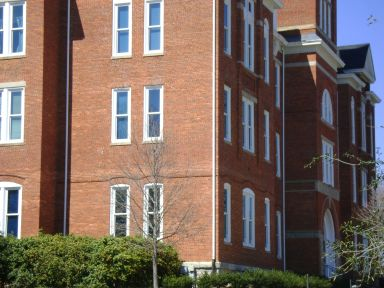
#> input picture cvintro/img/clemson00.jpg, 384 x 288 px
$ jupyter execute lesson24_stitching_mosaicking.ipynb
#> lines starting #> are read from the running program, lines starting #| are printed output that depends on the picture; after the words box and inside, x2 and y2 are one past the last pixel; in counts of white or black regions, pixels touching at a corner belong together
# Lesson 24: Image Stitching and Mosaicking

This lesson brings together feature detection and matching (Lesson 19), robust fitting (Lesson 22), and homography estimation (Lesson 23) into a complete pipeline that stitches two overlapping photos into a single seamless panorama.

[cell 1]
import numpy as np
import cv2
import matplotlib.pyplot as plt

## The pipeline, at a glance

1. **Detect and match features** between the two photos (Lesson 19: SIFT + ratio test).
2. **Estimate a homography** relating one image's plane to the other's, robustly (Lesson 23's homography, Lesson 22's RANSAC).
3. **Warp** one image into the other's coordinate frame (Lesson 9: `cv2.warpPerspective`).
4. **Composite and blend** the two images onto one canvas, feathering across the overlap so the seam is invisible.

## Two overlapping photos

Two photos of the same brick building, taken from slightly different positions with substantial overlap.

[cell 2]
view1 = cv2.imread('../img/clemson00.jpg')
#> view1 is the input picture: shape (288, 384, 3); mean B, G, R 95.3, 104.5, 121.7
view2 = cv2.imread('../img/clemson01.jpg')
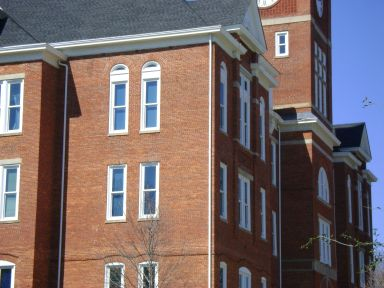
#> input picture cvintro/img/clemson01.jpg, 384 x 288 px
#> view2 is the input picture: shape (288, 384, 3); mean B, G, R 104.9, 105.3, 120.2

fig, axes = plt.subplots(1, 2, figsize=(9, 3.5))
axes[0].imshow(cv2.cvtColor(view1, cv2.COLOR_BGR2RGB))
axes[0].set_title('View 1')
axes[1].imshow(cv2.cvtColor(view2, cv2.COLOR_BGR2RGB))
axes[1].set_title('View 2')
for ax in axes:
    ax.axis('off')
plt.tight_layout()
plt.show()

<p class="image-attribution">Image source: Stan Birchfield</p>

## Step 1: feature matching

[cell 3]
gray1 = cv2.cvtColor(view1, cv2.COLOR_BGR2GRAY)
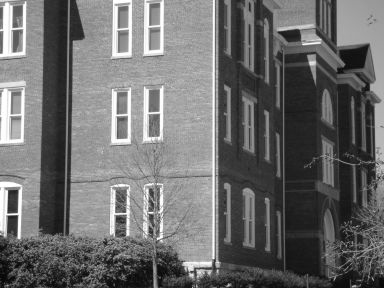
#> gray1: shape (288, 384); min 2, max 255, mean 108.6
gray2 = cv2.cvtColor(view2, cv2.COLOR_BGR2GRAY)
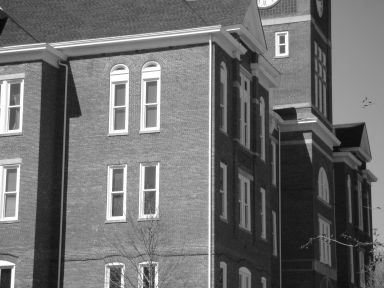
#> gray2: shape (288, 384); min 2, max 255, mean 109.7

sift = cv2.SIFT_create()
kp1, des1 = sift.detectAndCompute(gray1, None)
#> kp1 = 938 keypoints; strongest (x, y, size): (12, 194, 7.5), (12, 206, 7.6), (12, 222, 7.8), (312, 63, 5.6)
kp2, des2 = sift.detectAndCompute(gray2, None)
#> kp2 = 708 keypoints; strongest (x, y, size): (282, 49, 4), (308, 141, 5.4), (13, 271, 3), (282, 39, 3.9)

bf = cv2.BFMatcher()
raw_matches = bf.knnMatch(des1, des2, k=2)
#> raw_matches = 938 matches
good_matches = [m for m, n in raw_matches if m.distance < 0.75 * n.distance]
#> good_matches = 315 matches

print(f'keypoints: {len(kp1)} (view 1), {len(kp2)} (view 2)')
#| keypoints: 938 (view 1), 708 (view 2)
print(f'good matches after ratio test: {len(good_matches)}')
#| good matches after ratio test: 315

match_vis = cv2.drawMatches(view1, kp1, view2, kp2, good_matches[:60], None,
                             flags=cv2.DrawMatchesFlags_NOT_DRAW_SINGLE_POINTS)
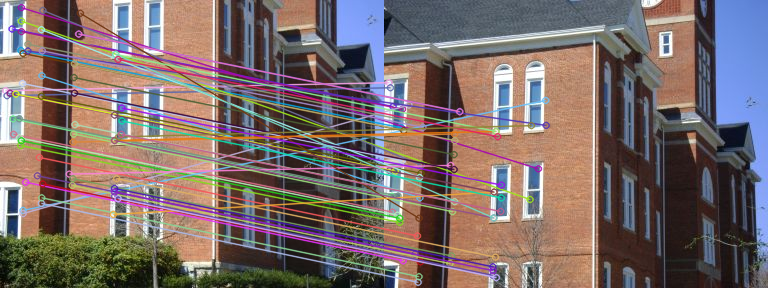
#> match_vis: shape (288, 768, 3); mean B, G, R 105.7, 108.1, 123.4
plt.figure(figsize=(11, 4))
plt.imshow(cv2.cvtColor(match_vis, cv2.COLOR_BGR2RGB))
plt.title('Feature matches in the overlap region (first 60 shown)')
plt.axis('off')
plt.show()

## Step 2: robust homography

We solve for the homography that maps points in view 2 into view 1's coordinate frame, so warping view 2 through it lands it in the right place on a shared canvas.

[cell 4]
pts1 = np.float32([kp1[m.queryIdx].pt for m in good_matches])
#> pts1 = 315 pairs, first value 5.14 to 377.8, second value 4.09 to 266.8
pts2 = np.float32([kp2[m.trainIdx].pt for m in good_matches])
#> pts2 = 315 pairs, first value 4.53 to 374.3, second value 43.02 to 281.8

H, inlier_mask = cv2.findHomography(pts2, pts1, cv2.RANSAC, 3.0)
#> H = [[1.02, 0.0306, -0.93], [-0.0058, 1.03, -79.22], [3.95e-06, 0.000132, 1]]; inlier_mask = 315 values, max 1 at index 2, min 0 at index 0, mean 0.835

print(f'inliers: {int(inlier_mask.sum())} / {len(inlier_mask)}')
#| inliers: 263 / 315
print('recovered homography:')
print(np.round(H, 4))
#| [[ 1.0227e+00  3.0600e-02 -9.2990e-01]
#|  [-5.8000e-03  1.0295e+00 -7.9219e+01]
#|  [ 0.0000e+00  1.0000e-04  1.0000e+00]]

## Steps 3-4: warp, composite, and blend

First we figure out how big the output canvas needs to be, by mapping both images' corners through `H` (Lesson 23) and taking the bounding box &mdash; unlike the synthetic case, these photos aren't simple axis-aligned crops of a shared frame, so the canvas size and the offset of view 1 within it both have to be computed rather than assumed. We warp view 2 onto that canvas, then blend the overlap region with a simple **feather**: a linear alpha ramp from "fully view 1" to "fully view 2" across the overlap, the same weighted-sum blending as `cv2.addWeighted` in Lesson 2, just with a spatially-varying weight instead of a constant one.

[cell 5]
h1, w1 = view1.shape[:2]
#> h1 = 288; w1 = 384
h2, w2 = view2.shape[:2]
#> h2 = 288; w2 = 384
corners1 = np.float32([[0, 0], [w1, 0], [w1, h1], [0, h1]]).reshape(-1, 1, 2)
#> corners1 = [[0, 0], [384, 0], [384, 288], [0, 288]]
corners2 = np.float32([[0, 0], [w2, 0], [w2, h2], [0, h2]]).reshape(-1, 1, 2)
#> corners2 = [[0, 0], [384, 0], [384, 288], [0, 288]]
warped_corners2 = cv2.perspectiveTransform(corners2, H)
#> warped_corners2 = [[-0.93, -79.22], [391.2, -81.32], [385.3, 206.9], [7.6, 209.3]]
all_corners = np.concatenate([corners1, warped_corners2], axis=0)
#> all_corners = [[0, 0], [384, 0], [384, 288], [0, 288], [-0.93, -79.22], [391.2, -81.32], [385.3, 206.9], [7.6, 209.3]]

x_min, y_min = np.floor(all_corners.min(axis=0).ravel()).astype(int)
#> x_min = -1; y_min = -82
x_max, y_max = np.ceil(all_corners.max(axis=0).ravel()).astype(int)
#> x_max = 392; y_max = 288
canvas_w, canvas_h = x_max - x_min, y_max - y_min
#> canvas_w = 393; canvas_h = 370

translation = np.array([[1, 0, -x_min], [0, 1, -y_min], [0, 0, 1]], dtype=np.float64)
#> translation = [[1, 0, 1], [0, 1, 82], [0, 0, 1]]
canvas1 = np.zeros((canvas_h, canvas_w, 3), dtype=np.uint8)
canvas1[-y_min:-y_min + h1, -x_min:-x_min + w1] = view1
warped2 = cv2.warpPerspective(view2, translation @ H, (canvas_w, canvas_h))

has1 = canvas1.sum(axis=2) > 0
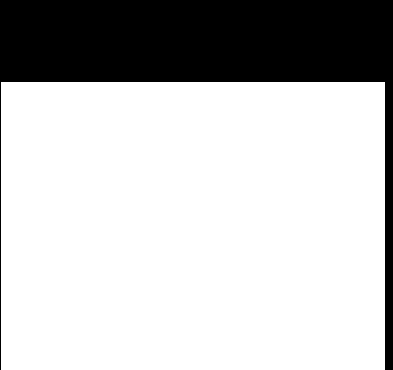
#> has1: shape (370, 393) bool; 76.1% white; 1 black region, box (x1, y1, x2, y2) and area: (0, 0, 393, 370) 34818
has2 = warped2.sum(axis=2) > 0
#> has2: shape (370, 393) bool; 76.8% white; 2 black regions, box (x1, y1, x2, y2) and area: (0, 9, 393, 370) 33250, (0, 0, 328, 2) 470
overlap = has1 & has2
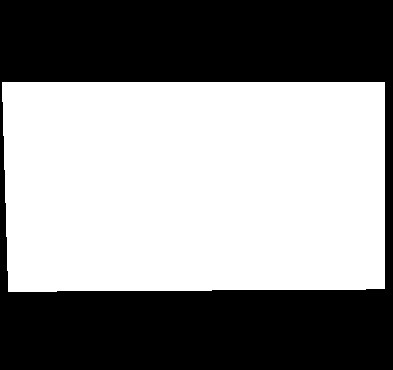
#> overlap: shape (370, 393) bool; 54.5% white; 1 black region, box (x1, y1, x2, y2) and area: (0, 0, 393, 370) 66133

overlap_cols = np.where(overlap.any(axis=0))[0]
#> overlap_cols = 383 values from 2 to 384
x_start, x_end = overlap_cols.min(), overlap_cols.max()
#> x_start = 2; x_end = 384
ramp = np.clip((np.arange(canvas_w) - x_start) / (x_end - x_start + 1e-6), 0, 1)
#> ramp = 393 values from 0 to 1

alpha = np.zeros((canvas_h, canvas_w), dtype=np.float32)
alpha[overlap] = np.broadcast_to(ramp, (canvas_h, canvas_w))[overlap]
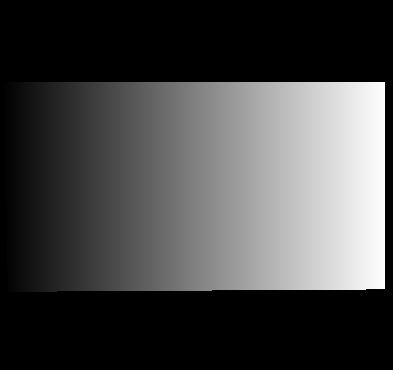
#> alpha: shape (370, 393) float32; min 0, max 1, mean 0.274

stitched = canvas1.astype(np.float32) * (1 - alpha[..., None]) + warped2.astype(np.float32) * alpha[..., None]
stitched[has1 & ~has2] = canvas1[has1 & ~has2]   # regions covered only by view 1
stitched[has2 & ~has1] = warped2[has2 & ~has1]   # regions covered only by view 2
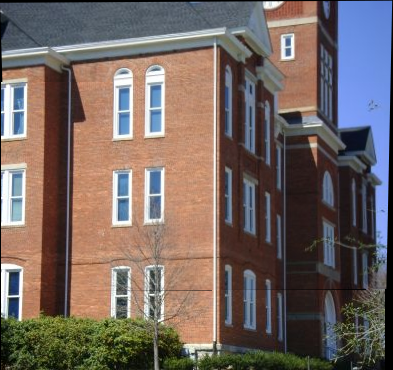
#> stitched: shape (370, 393, 3) float32; mean B, G, R 98.4, 102.8, 115.5; drawn with min black and max white
stitched = stitched.astype(np.uint8)

plt.figure(figsize=(10, 4))
plt.imshow(cv2.cvtColor(stitched, cv2.COLOR_BGR2RGB))
plt.title('Stitched panorama')
plt.axis('off')
plt.show()

The roof (top, fully visible only in view 2) and the bush (bottom, fully visible only in view 1) both appear in the mosaic &mdash; confirming that the composite genuinely draws from both source images.

### How good is the fit?

There's no synthetic ground truth to compare against with a real photograph, but we don't need one: the RANSAC inliers themselves give a direct measure of geometric fit. For each inlier correspondence, project the point from view 2 through `H` and measure the distance to its matched point in view 1 &mdash; the **reprojection error**. A small, tightly clustered reprojection error means `H` explains the inlier geometry well.

[cell 6]
mask = inlier_mask.ravel().astype(bool)
pts2_h = np.hstack([pts2[mask], np.ones((mask.sum(), 1))])
#> pts2_h = 263 rows, first 8: [5.16, 169.9, 1], [8.6, 106.1, 1], [7.39, 195.7, 1], [7.88, 211.6, 1], [10.84, 170.7, 1], [13.55, 195.5, 1], [12.93, 214.7, 1], [15.22, 222, 1]
proj = (H @ pts2_h.T).T
#> proj = 263 rows, first 8: [9.55, 95.69, 1.02], [11.12, 29.92, 1.01], [12.62, 122.3, 1.03], [13.61, 138.6, 1.03], [15.38, 96.47, 1.02], [18.91, 122, 1.03], [18.87, 141.8, 1.03], [21.42, 149.2, 1.03]
proj = proj[:, :2] / proj[:, 2:3]
#> proj = 263 pairs, first value 9.34 to 377.8, second value 11.44 to 203.1
reproj_error = np.linalg.norm(proj - pts1[mask], axis=1)
#> reproj_error = 263 values, max 2.92 at index 217, min 0.0213 at index 214, mean 0.52

print(f'mean reprojection error: {reproj_error.mean():.3f} px')
#| mean reprojection error: 0.520 px
print(f'max reprojection error:  {reproj_error.max():.3f} px')
#| max reprojection error:  2.919 px

plt.figure(figsize=(6, 3.5))
plt.hist(reproj_error, bins=20)
plt.xlabel('reprojection error (px)')
plt.ylabel('inlier count')
plt.title('Reprojection error of RANSAC inliers')
plt.tight_layout()
plt.show()
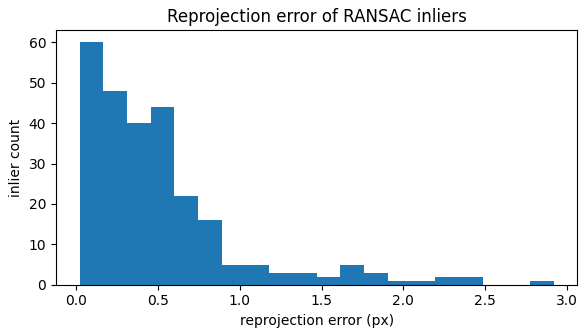
#> figure drawn by matplotlib, 1 panel; tallest bar 60 high, from x = 0.0213 to 0.166

Sub-pixel-scale reprojection error, well under the RANSAC inlier threshold of 3 px, confirms `H` is a good geometric fit &mdash; consistent with the clean seam visible in the stitched panorama above.

## In practice: `cv2.Stitcher`

OpenCV bundles this entire pipeline (plus more robust blending, exposure compensation, and support for many images at once, arranged in any configuration) behind a single high-level call. Its default `PANORAMA` mode assumes the images come from a camera rotating about its optical center, and warps each image onto a sphere before compositing &mdash; great for wide panoramas, but it bows straight lines when the scene is dominated by flat, rectilinear structure (like a building facade) and the camera translated rather than purely rotated. `SCANS` mode instead composites with the planar homographies directly, matching the approach used above.

[cell 7]
stitcher = cv2.Stitcher_create(cv2.Stitcher_SCANS)
status, panorama = stitcher.stitch([view1, view2])
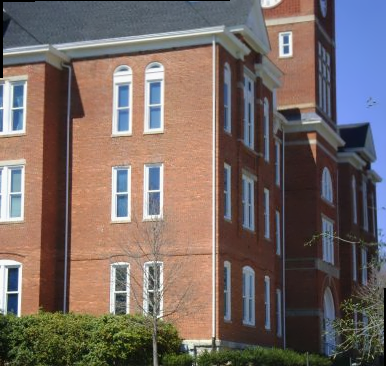
#> panorama: shape (366, 386, 3); mean B, G, R 99.9, 104.5, 117.8
#> status = 0

print('status:', 'OK' if status == cv2.Stitcher_OK else f'failed ({status})')
#| status: OK
if status == cv2.Stitcher_OK:
    plt.figure(figsize=(10, 4))
    plt.imshow(cv2.cvtColor(panorama, cv2.COLOR_BGR2RGB))
    plt.title('cv2.Stitcher result (SCANS mode)')
    plt.axis('off')
    plt.show()
